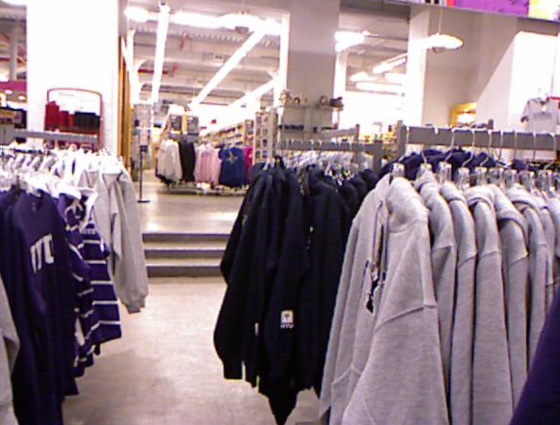
#> input picture 1/imgs/3d/rgb/img_5095.png, 560 x 425 px, found by its file name; its folder holds only this picture in this run
$ jupyter execute --allow-errors projection.ipynb   (shell and % lines are left out)
#> lines starting #> are read from the running program, lines starting #| are printed output that depends on the picture
#> further down, rgb is the input picture: shape (425, 560, 3); mean B, G, R 136.6, 129, 147.6
[cell 1]
import cv2
import numpy as np
import matplotlib.pyplot as plt
import os
import open3d as o3d

[cell 2]
#todo: set root dir
root_dir = ""

img_ind = [5095, 5324, 5334, 5349, 5442, 5449, 5632, 5641, 5722, 5879, 5902, 6195, 6299, 6335, 6382, 6412]
rgbs = []
depths = []

#loading of rgbs and depth maps
#> (the rest of this cell did not finish here and is left out)

[cell 3]
#visualize images using matplotlib
fig = plt.figure(figsize=(25.00, 10.0))
for i in range(0, len(rgbs)):
    plt.subplot(4, 8, i + (i // 8) * 8 + 1)
    plt.axis("off")
    plt.imshow(rgbs[i])
    plt.subplot(4, 8, i + ((i // 8 + 1) * 8) + 1)
    plt.axis("off")
    plt.imshow(1. / depths[i], cmap="plasma")
#> this loop made 1 pass
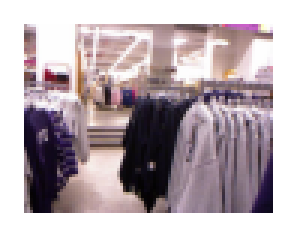
#> figure drawn by matplotlib, 2 panels

[cell 4]
fx = 5.1885790117450188e+02
fy = 5.1946961112127485e+02
cx = 3.2558244941119034e+02 - 40
cy = 2.5373616633400465e+02 - 44

#todo: create intrinsic matrix K and its inverse K_inv. Use np.eye and np.linalg.inv

[cell 5]
img_height, img_width, _ = rgbs[0].shape
#> img_height = 425; img_width = 560

#todo: create a set of points in homogeneous coordinates points2d - 3 x Npixels: (x, y, 1)
#e.g., [[0, 0, 1], [0, 1, 1], [0, 2, 1]...]
#First, use np.linspace, np.meshgrid, np.ones_like, np.stack to get the array of shape (img_height, img_width, 3); then np.reshape and np.transpose to
# match the shape of (3, img_height * img_width)

#todo: convert to image plane coordinates with inverse of intrinsics: K_inv * points2d. Use np.matmul

#For each image:
points3D = []
for i in range(0, len(depths)):
    #todo: get 3D points via multiplying the image plane points by the corresponding depth values (hint: reshape depths to (img_height * img_width) first)
    #todo: append the transposed result (shape = (h*w, 3) ) to the list
    points3D.append(...)
#> after the loop, points3D = 1 item

points3D_colored = []
for i in range(0, len(rgbs)):
    #todo: create an array of coloured points (h*w, 6), last dim is x-y-z-r-g-b
    #hint: flatten rgb images to match shape (h*w, 3) and concatenate it to the corresponding points3D. use np.concatenate
    #todo: append your result to the list
    points3D_colored.append(...)
#> after the loop, points3D_colored = 1 item

[cell 6]
#visualize point cloud(s)
cloud = o3d.geometry.PointCloud()
index2vis = 1
#> (the rest of this cell did not finish here and is left out)

[cell 7]
#todo: create 3D transformation matrix M (4x4), lets say with z translation -1.0. use np.eye

#For every image:
points2d_new = []
for i in range(0, len(points3D)):
    #todo: go to homogeneous coordinates in 3D (append ones to XYZ), transpose to (4, h*w)
    #todo: transform the point cloud (without color) by M (matrix multiplication  using np.matmul),

    #todo: remove ones, get (x, y, z) = K * (X, Y, Z)
    #play with the focal length of K if time allows
    #todo: get pixel coordinates, but keep z: x/z, y/z, z
    #shape is (3, h*w)
    #todo: append your result to the list
    points2d_new.append(...)
#> after the loop, points2d_new = 1 item
